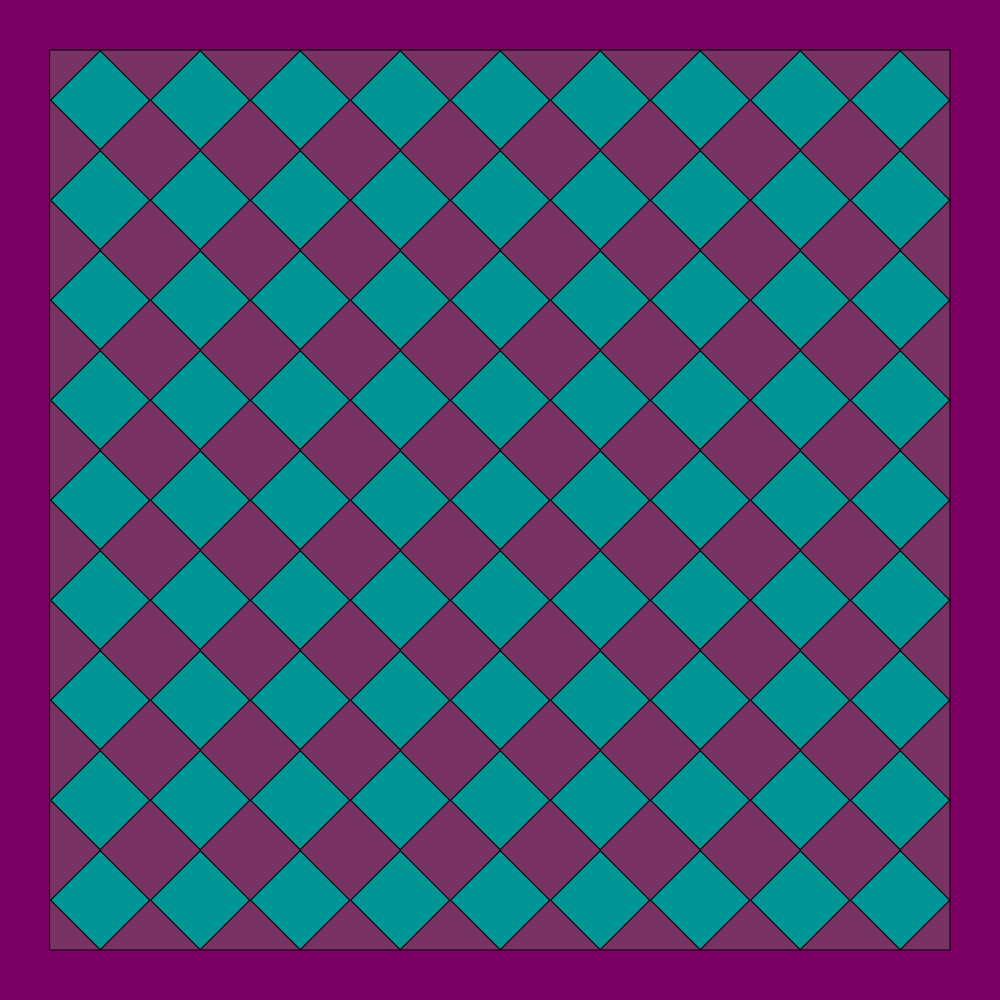
Frame 1 (no input)
Frame 2 (the mouse pressed at the canvas centre, redrawn once): identical to frame 1, image omitted

The p5.js sketch that drew this single still picture (run headless with seeded random() and noise() and a simulated clock; the mouse was pressed at the canvas centre and the sketch redrawn once):

// p5.js sketch
// ── sketch.js
function setup() {
  createCanvas(1000, 1000);
  noLoop()
}

function draw() {
    
//  border
  fill(125,0,100);
  noStroke();
  rect(0, 0, 1000, 50);// top
  rect(0, 950, 1000, 52);  // bottom
  
  fill(125,0,100);
  rect(0, 50, 51, 900); // left
  rect(949, 50, 51, 900); // right
  
//background
  stroke (0,0,0)
  fill(120,50,100);
  rect(50, 50, 900, 900);
  
  
  translate(50, 50);

// squares
  for (let x = 0; x < 9; x++)
    for (let y = 0; y < 9; y++){
      push();
      translate(x * 100, y * 100);
      
        if (x == 0,8) {
          fill(0, 150, 150);
        } else {
          fill(120, 50, 100);
        }
      
      rotate(PI / 4.0);
      rect(36, -35, 70, 70);
      
      pop();
    }  
}
